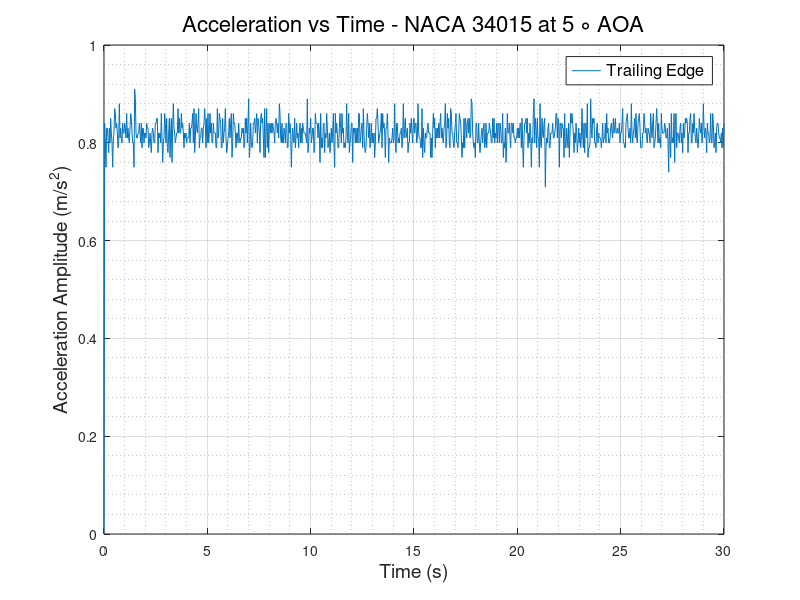
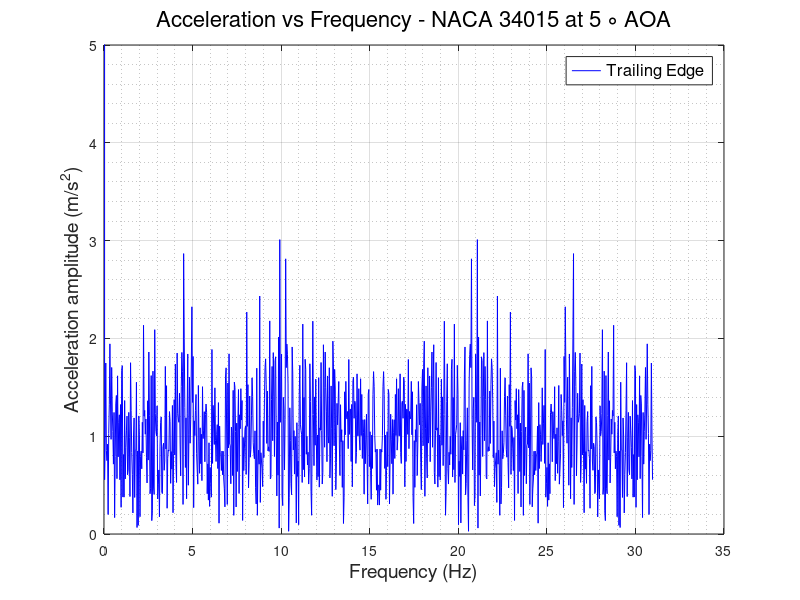

Write MATLAB code to recreate these figures, in order.
clc
clear
close all
%% READING ACCELEROMETER DATA and defining Variables
                      % TRAILING EDGE %
data   = xlsread('TE_300rpm.csv');
TE_time   = data(:,1);
TE_X_acc  = data(:,2);
TE_Y_acc  = data(:,3);
TE_Z_acc  = data(:,4);
TE_R_acc  = sqrt(TE_X_acc.^2 + TE_Y_acc.^2 + TE_Z_acc.^2);
% plot(TE_time,TE_R_acc)
N      = numel(TE_time);
Ts     = abs(diff(TE_time(1:2)));
fs     = 1/Ts;
f_axis = [0:N-1]*fs/N;
A_freq_TE = fft(TE_Z_acc);
figure(1)
plot(TE_time, TE_Z_acc)
grid on
grid minor
xlabel('Time (s)','FontSize',14,'FontWeight','normal')
ylabel('Acceleration Amplitude (m/s^2)','FontSize',14,'FontWeight','normal')
legend ('Trailing Edge','FontSize',12,'FontWeight','normal')
title('Acceleration vs Time - NACA 34015 at 5 \circ AOA','FontSize',16,'FontWeight','normal')
% ylim([0.5 2])
figure(2)
plot(f_axis,abs(A_freq_TE),'-b','LineWidth',0.5)
grid on 
grid minor
ylabel('Acceleration amplitude (m/s^2)','FontSize',14,'FontWeight','normal')
xlabel('Frequency (Hz)','FontSize',14,'FontWeight','normal')
ylim([0 5])
legend ('Trailing Edge','FontSize',12,'FontWeight','normal')
title('Acceleration vs Frequency - NACA 34015 at 5 \circ AOA','FontSize',16,'FontWeight','normal')
